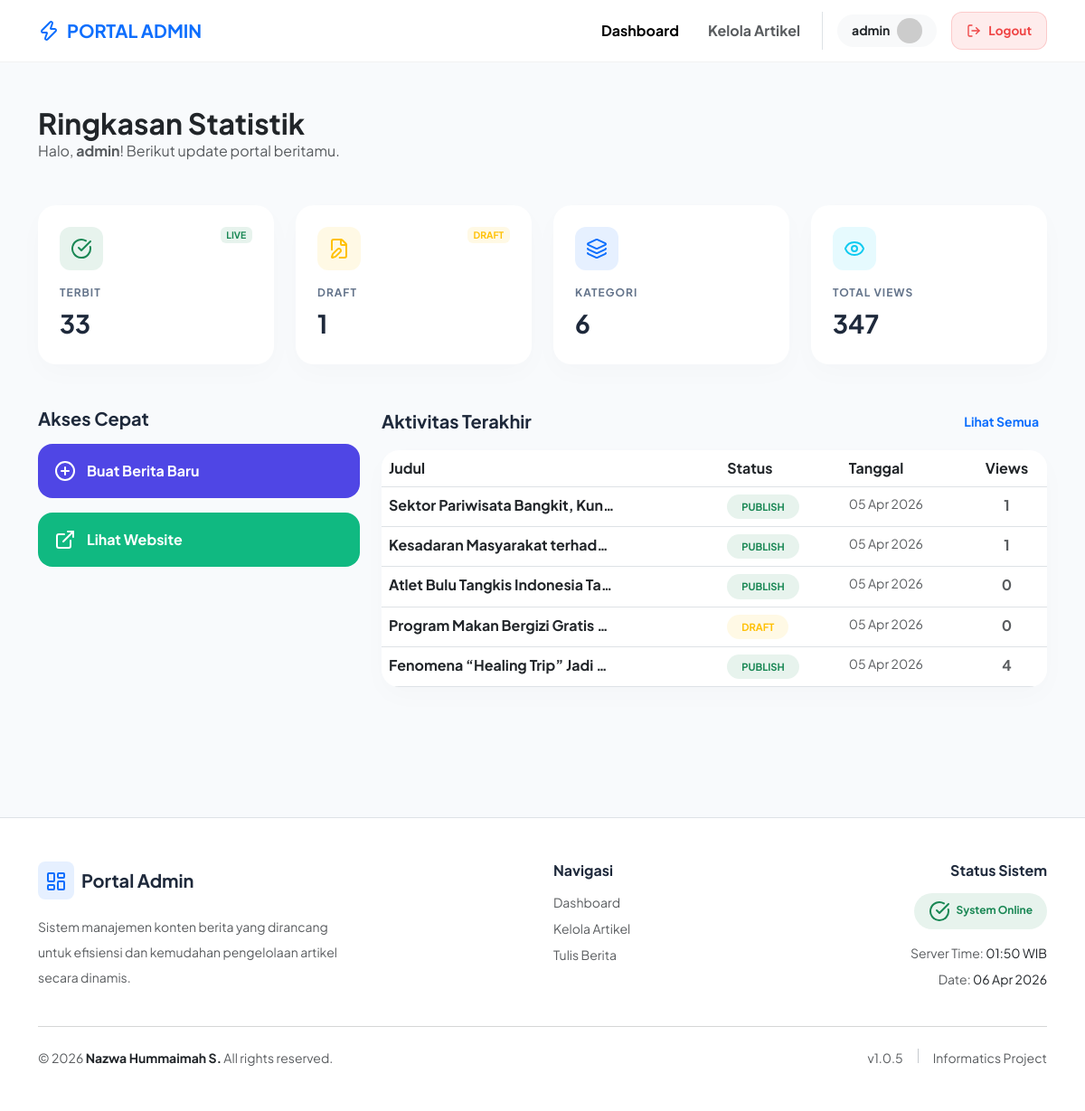
/admin/index.php (signed in), run on the app's committed database.
### tables this page shows
CREATE TABLE `artikel` (
  `id_artikel` int(11) NOT NULL,
  `judul` varchar(200) DEFAULT NULL,
  `isi` text DEFAULT NULL,
  `gambar` varchar(200) DEFAULT NULL,
  `tanggal` datetime DEFAULT NULL,
  `status` enum('publish','draft') DEFAULT 'draft',
  `id_kategori` int(11) DEFAULT NULL,
  `id_user` int(11) DEFAULT NULL,
  `views` int(11) DEFAULT 0
);

### admin/home.php (the view, shortened to what this page needs)
<?php
$total_draft = mysqli_num_rows(mysqli_query($conn, "SELECT id_artikel FROM artikel WHERE status = 'draft'"));
$total_publish = mysqli_num_rows(mysqli_query($conn, "SELECT id_artikel FROM artikel WHERE status = 'publish'"));
$total_kategori = mysqli_num_rows(mysqli_query($conn, "SELECT id_kategori FROM kategori"));
$data_views = mysqli_fetch_assoc(mysqli_query($conn, "SELECT SUM(views) AS total_views FROM artikel"));
$total_views = $data_views['total_views'] ?? 0;
?>
<div class="container py-5">
    <div class="mb-5 d-flex justify-content-between align-items-end">
        <div>
            <h2 class="fw-bold m-0 text-dark">Ringkasan Statistik</h2>
            <p class="text-muted m-0">Halo, <b><?= $_SESSION['username'] ?></b>! Berikut update portal beritamu.</p>
        </div>
    </div>
    <div class="row g-4 mb-5">
        <div class="col-md-3">
            <div class="card-stat">
                <div class="d-flex justify-content-between align-items-start mb-3">
                    <div class="icon-box bg-success bg-opacity-10 text-success"><i data-lucide="check-circle"></i></div>
                    <span class="badge bg-success bg-opacity-10 text-success" style="font-size: 0.65rem;">LIVE</span>
                </div>
                <div class="stat-title">Terbit</div>
                <div class="stat-value"><?= $total_publish ?></div>
            </div>
        </div>
        <div class="col-md-3">
            <div class="card-stat">
                <div class="d-flex justify-content-between align-items-start mb-3">
                    <div class="icon-box bg-warning bg-opacity-10 text-warning"><i data-lucide="file-edit"></i></div>
                    <span class="badge bg-warning bg-opacity-10 text-warning" style="font-size: 0.65rem;">DRAFT</span>
                </div>
                <div class="stat-title">Draft</div>
                <div class="stat-value"><?= $total_draft ?></div>
            </div>
        </div>
        <div class="col-md-3">
            <div class="card-stat">
                <div class="d-flex justify-content-between align-items-start mb-3">
                    <div class="icon-box bg-primary bg-opacity-10 text-primary"><i data-lucide="layers"></i></div>
                </div>
                <div class="stat-title">Kategori</div>
                <div class="stat-value"><?= $total_kategori ?></div>
            </div>
        </div>
        <div class="col-md-3">
            <div class="card-stat">
                <div class="d-flex justify-content-between align-items-start mb-3">
                    <div class="icon-box bg-info bg-opacity-10 text-info"><i data-lucide="eye"></i></div>
                </div>
                <div class="stat-title">Total Views</div>
                <div class="stat-value"><?= number_format($total_views) ?></div>
            </div>
        </div>
    </div>
    <div class="row g-4">
        <div class="col-lg-4">
            <h5 class="fw-bold mb-3">Akses Cepat</h5>
            <div class="d-flex flex-column gap-3">
                <a href="index.php?menu=tambah_berita" class="btn-quick btn-quick-primary text-decoration-none text-white">
                    <i data-lucide="plus-circle"></i> Buat Berita Baru
                </a>
                <a href="../index.php" target="_blank" class="btn-quick btn-quick-success text-white text-decoration-none">
                    <i data-lucide="external-link"></i> Lihat Website
                </a>
            </div>
        </div>
        <div class="col-lg-8">
            <div class="d-flex justify-content-between align-items-center mb-3">
                <h5 class="fw-bold m-0">Aktivitas Terakhir</h5>
                <a href="index.php?menu=kelola_artikel" class="btn btn-sm btn-link text-decoration-none small fw-bold">Lihat Semua</a>
            </div>
            <div class="card-table">
                <div class="table-responsive">
                    <table class="table table-hover mb-0">
                        <thead>
                            <tr>
                                <th>Judul</th>
                                <th>Status</th>
                                <th>Tanggal</th>
                                <th class="text-center">Views</th>
                            </tr>
                        </thead>
                        <tbody>
                            <?php
                            $sql_terbaru = "SELECT judul, tanggal, views, status FROM artikel ORDER BY id_artikel DESC LIMIT 5";
                            $query_terbaru = mysqli_query($conn, $sql_terbaru);
                            while ($row = mysqli_fetch_assoc($query_terbaru)) {
                                $status_class = ($row['status'] == 'publish') ? 'bg-success text-success' : 'bg-warning text-warning';
                            ?>
                            <tr>
                                <td><div class="fw-bold text-dark text-truncate" style="max-width: 250px;"><?= $row['judul']; ?></div></td>
                                <td>
                                    <span class="badge <?= $status_class ?> bg-opacity-10 rounded-pill px-3 py-2 small" style="font-size: 0.7rem;">
                                        <?= strtoupper($row['status']); ?>
                                    </span>
                                </td>
                                <td class="text-muted small"><?= date('d M Y', strtotime($row['tanggal'])); ?></td>
                                <td class="text-center fw-bold text-muted"><?= number_format($row['views']); ?></td>
                            </tr>
                            <?php } ?>
                        </tbody>
                    </table>
                </div>
            </div>
        </div>
    </div>
</div>

### admin/dashboard.php (style rules this page uses)
body { font-family: 'Plus Jakarta Sans', sans-serif; background-color: #f8fafc; color: #1e293b; }
.card-stat { border: none; border-radius: 20px; background: white; padding: 24px; transition: 0.3s; box-shadow: 0 10px 30px rgba(0,0,0,0.02); height: 100%; }
.icon-box { width: 48px; height: 48px; border-radius: 12px; display: flex; align-items: center; justify-content: center; }
.stat-title { font-size: 0.75rem; color: #64748b; text-transform: uppercase; letter-spacing: 1px; font-weight: 700; }
.stat-value { font-size: 1.75rem; font-weight: 700; color: #1e293b; margin-top: 4px; }
.btn-quick { border-radius: 16px; padding: 18px; font-weight: 700; display: flex; align-items: center; gap: 12px; transition: 0.3s; border: none; width: 100%; }
.btn-quick-primary { background-color: #4f46e5; color: white; }
.btn-quick-success { background-color: #10b981; color: white; text-decoration: none; }
.card-table { border: none; border-radius: 20px; background: white; box-shadow: 0 10px 30px rgba(0,0,0,0.02); overflow: hidden; }

### data on the page
artikel: judul "Sektor Pariwisata Bangkit, Kun…", status "PUBLISH", tanggal "05 Apr 2026", views "1"
artikel: judul "Kesadaran Masyarakat terhad…", status "PUBLISH", tanggal "05 Apr 2026", views "1"
artikel: judul "Atlet Bulu Tangkis Indonesia Ta…", status "PUBLISH", tanggal "05 Apr 2026", views "0"
artikel: judul "Program Makan Bergizi Gratis…", status "DRAFT", tanggal "05 Apr 2026", views "0"
artikel: judul "Fenomena “Healing Trip” Jadi…", status "PUBLISH", tanggal "05 Apr 2026", views "4"

### other printed values
$_SESSION['username'] "admin"
$total_publish "33"
$total_draft "1"
$total_kategori "6"
$total_views "347"
